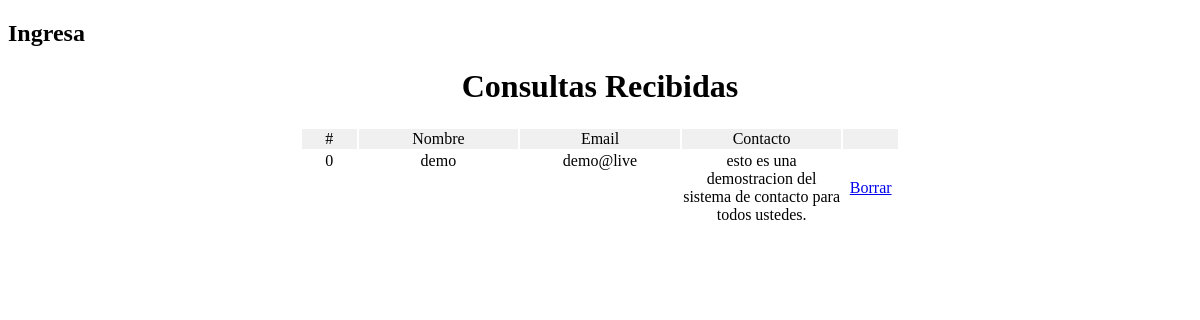
The app's page /consulta_contacto.php with its own data.
### tables this page shows
CREATE TABLE IF NOT EXISTS `contacto` (
  `idcontacto` int(3) NOT NULL AUTO_INCREMENT,
  `nombre` varchar(40) NOT NULL,
  `correo` varchar(40) NOT NULL,
  `mensaje` text NOT NULL,
  `fecha` varchar(40) NOT NULL,
  PRIMARY KEY (`idcontacto`)
);

### class/class.php (called while the page is built, shortened)
<?php
class Conectar
{
	public static function con()
	{
		$conexion=mysql_connect("localhost","root","");
		return $conexion;
	}
}
class Contacto
	{
	private $contacto;
		public function __construct()
	{
		$this->contacto=array();
	}
	public function get_contacto()
	{
		$sql="select * from contacto order by idcontacto asc";
		$res=mysql_query($sql,Conectar::con());
		while ($reg=mysql_fetch_assoc($res))
		{
			$this->contacto[]=$reg;
		}
			return $this->contacto;
	}
}
?>

### consulta_contacto.php (the view, shortened to what this page needs)
<!DOCTYPE html PUBLIC "-//W3C//DTD XHTML 1.0 Transitional//EN" "http://www.w3.org/TR/xhtml1/DTD/xhtml1-transitional.dtd">
<html xmlns="http://www.w3.org/1999/xhtml">
<head>
<link href="css/estilo.css" type="text/css" rel="stylesheet" media="all" />
<link rel="stylesheet" href="css/slide.css" type="text/css" media="screen" />
</head>
<body onLoad="limipar();">
<?php
require_once("class/class.php");
$tra=new Contacto;
?>
<div id="main">
	<div id="site_content">
		<div class="sidebar_container">
			<div class="sidebar">
				<h2>Ingresa</h2>
			</div>
		</div>
	<div id="content">
		<div class="content_item">
<center>
<h1>Consultas Recibidas</h1>
</center>
<table width="600" border="0" align="center">
<tr>
<td width="50" align="center" valign="top" bgcolor="#F0F0F0">#</td>
<td width="150" align="center" valign="top" bgcolor="#F0F0F0">Nombre</td>
<td width="150" align="center" valign="top" bgcolor="#F0F0F0">Email</td>
<td width="150" align="center" valign="top" bgcolor="#F0F0F0">Contacto</td>
<td width="50" align="center" valign="top" bgcolor="#F0F0F0"></td>
</tr>
<?php
$reg=$tra->get_contacto();
for ($i=0;$i<count($reg);$i++)
{
?>
<tr id="<?php echo "ide_$i";?>" style="backgound-color: #f0f0f0;" onMouseMove="cambiar('<?php echo "ide_$i";?>','#9C6')" onMouseOut="cambiar('<?php echo "ide_$i";?>','#f0f0f0');">
<td valign="top" align="center" width="50">
<?php echo $i ;?>
</td>
<td valign="top" align="center" width="150">
<?php echo $reg[$i]["nombre"];?>
</td>
<td valign="top" align="center" width="150">
<?php echo $reg[$i]["correo"];?>
</td>
<td valign="top" align="center" width="150">
<?php echo $reg[$i]["mensaje"];?>
</td>
<td align='center'><a href='borrar_consulta.php?id=<?php echo $reg[$i]["id_consulta"];?>'> Borrar </a></td>
</tr>
<?php
}
?>
</table>
			</div>
		</div>
	</div>
</div>
</body>

### records on screen
contacto: nombre "demo", correo "demo@live", mensaje "esto es una demostracion del sistema de contacto para todos ustedes."
